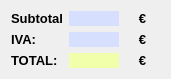
       <widget class="QWidget" name="layoutWidget">
        <property name="geometry">
         <rect>
          <x>713</x>
          <y>580</y>
          <width>171</width>
          <height>62</height>
         </rect>
        </property>
        <layout class="QGridLayout" name="gridPrecios">
         <item row="0" column="0">
          <widget class="QLabel" name="lblSubt">
           <property name="minimumSize">
            <size>
             <width>35</width>
             <height>0</height>
            </size>
           </property>
           <property name="font">
            <font>
             <family>MS Shell Dlg 2</family>
             <pointsize>10</pointsize>
             <weight>75</weight>
             <bold>true</bold>
            </font>
           </property>
           <property name="text">
            <string>Subtotal:</string>
           </property>
          </widget>
         </item>
         <item row="0" column="1">
          <widget class="QLabel" name="lblSubtotal">
           <property name="enabled">
            <bool>true</bool>
           </property>
           <property name="sizePolicy">
            <sizepolicy hsizetype="Preferred" vsizetype="Minimum">
             <horstretch>0</horstretch>
             <verstretch>0</verstretch>
            </sizepolicy>
           </property>
           <property name="minimumSize">
            <size>
             <width>50</width>
             <height>0</height>
            </size>
           </property>
           <property name="maximumSize">
            <size>
             <width>16777215</width>
             <height>20</height>
            </size>
           </property>
           <property name="mouseTracking">
            <bool>false</bool>
           </property>
           <property name="styleSheet">
            <string notr="true">background:rgb(215, 223, 255)</string>
           </property>
           <property name="text">
            <string/>
           </property>
           <property name="alignment">
            <set>Qt::AlignCenter</set>
           </property>
          </widget>
         </item>
         <item row="1" column="0">
          <widget class="QLabel" name="lblIVA">
           <property name="minimumSize">
            <size>
             <width>35</width>
             <height>0</height>
            </size>
           </property>
           <property name="font">
            <font>
             <family>MS Shell Dlg 2</family>
             <pointsize>10</pointsize>
             <weight>75</weight>
             <bold>true</bold>
            </font>
           </property>
           <property name="text">
            <string>IVA:</string>
           </property>
          </widget>
         </item>
         <item row="2" column="1">
          <widget class="QLabel" name="lblTotal">
           <property name="enabled">
            <bool>true</bool>
           </property>
           <property name="sizePolicy">
            <sizepolicy hsizetype="Preferred" vsizetype="Minimum">
             <horstretch>0</horstretch>
             <verstretch>0</verstretch>
            </sizepolicy>
           </property>
           <property name="minimumSize">
            <size>
             <width>50</width>
             <height>0</height>
            </size>
           </property>
           <property name="maximumSize">
            <size>
             <width>16777215</width>
             <height>20</height>
            </size>
           </property>
           <property name="mouseTracking">
            <bool>false</bool>
           </property>
           <property name="styleSheet">
            <string notr="true">background:rgb(241, 255, 171)</string>
           </property>
           <property name="text">
            <string/>
           </property>
           <property name="alignment">
            <set>Qt::AlignCenter</set>
           </property>
          </widget>
         </item>
         <item row="1" column="1">
          <widget class="QLabel" name="lblIva">
           <property name="enabled">
            <bool>true</bool>
           </property>
           <property name="sizePolicy">
            <sizepolicy hsizetype="Preferred" vsizetype="Minimum">
             <horstretch>0</horstretch>
             <verstretch>0</verstretch>
            </sizepolicy>
           </property>
           <property name="minimumSize">
            <size>
             <width>50</width>
             <height>0</height>
            </size>
           </property>
           <property name="maximumSize">
            <size>
             <width>16777215</width>
             <height>20</height>
            </size>
           </property>
           <property name="mouseTracking">
            <bool>false</bool>
           </property>
           <property name="styleSheet">
            <string notr="true">background:rgb(215, 223, 255)</string>
           </property>
           <property name="text">
            <string/>
           </property>
           <property name="alignment">
            <set>Qt::AlignCenter</set>
           </property>
          </widget>
         </item>
         <item row="2" column="0">
          <widget class="QLabel" name="lblTot">
           <property name="minimumSize">
            <size>
             <width>35</width>
             <height>0</height>
            </size>
           </property>
           <property name="font">
            <font>
             <family>MS Shell Dlg 2</family>
             <pointsize>10</pointsize>
             <weight>75</weight>
             <bold>true</bold>
            </font>
           </property>
           <property name="text">
            <string>TOTAL:</string>
           </property>
          </widget>
         </item>
         <item row="0" column="2">
          <widget class="QLabel" name="lblEuro">
           <property name="minimumSize">
            <size>
             <width>35</width>
             <height>0</height>
            </size>
           </property>
           <property name="font">
            <font>
             <family>MS Shell Dlg 2</family>
             <pointsize>10</pointsize>
             <weight>75</weight>
             <bold>true</bold>
            </font>
           </property>
           <property name="text">
            <string>€</string>
           </property>
           <property name="alignment">
            <set>Qt::AlignCenter</set>
           </property>
          </widget>
         </item>
         <item row="1" column="2">
          <widget class="QLabel" name="lblEuro_2">
           <property name="minimumSize">
            <size>
             <width>35</width>
             <height>0</height>
            </size>
           </property>
           <property name="font">
            <font>
             <family>MS Shell Dlg 2</family>
             <pointsize>10</pointsize>
             <weight>75</weight>
             <bold>true</bold>
            </font>
           </property>
           <property name="text">
            <string>€</string>
           </property>
           <property name="alignment">
            <set>Qt::AlignCenter</set>
           </property>
          </widget>
         </item>
         <item row="2" column="2">
          <widget class="QLabel" name="lblEuro_3">
           <property name="minimumSize">
            <size>
             <width>35</width>
             <height>0</height>
            </size>
           </property>
           <property name="font">
            <font>
             <family>MS Shell Dlg 2</family>
             <pointsize>10</pointsize>
             <weight>75</weight>
             <bold>true</bold>
            </font>
           </property>
           <property name="text">
            <string>€</string>
           </property>
           <property name="alignment">
            <set>Qt::AlignCenter</set>
           </property>
          </widget>
         </item>
        </layout>
       </widget>
